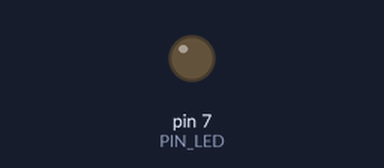
Bench run of a sketch on a simulated Arduino Uno, built with avr-gcc and run on an emulated ATmega328P. Shown: output pins drawn as LEDs (lit = HIGH).

Above: at 0.15 s.
At 39.4 s:
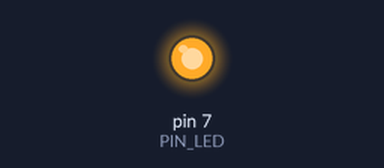
Timing chart, 0 to 40.0 s (numbered marks = the images above):
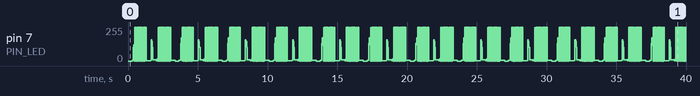

The sketch:

PWM______.ino
```cpp
#define PIN_LED 7

void setup() {
  pinMode(PIN_LED, OUTPUT);
}

void loop() {

  int period = 1000;
  int maxDuty = 100;
  int minDuty = 0;

  for (int duty = minDuty; duty <= maxDuty; duty++) {
    set_duty(duty);
    delay(10);
  }
  for (int duty = maxDuty; duty >= minDuty; duty--) {
    set_duty(duty);
    delay(10);
  }
}


void set_period(int period) {

  if (period < 100 || period > 10000) {
    return;
  }
}

void set_duty(int duty) {

  if (duty < 0 || duty > 100) {
  }

  int period = 1000;
  int onTime = (period * duty) / 100;
  int offTime = period - onTime;

  digitalWrite(PIN_LED, HIGH);
  delayMicroseconds(onTime);
  digitalWrite(PIN_LED, LOW);
  delayMicroseconds(offTime);
}
```
